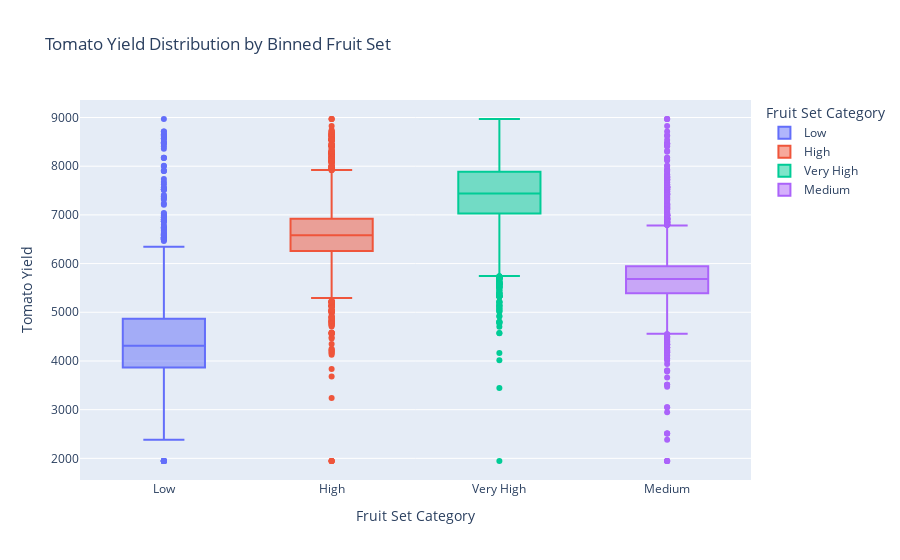

This figure's notebook cell:
### Code cell
df["fruit_set_binned"] = pd.qcut(df["fruit_set"], q=4, labels=["Low", "Medium", "High", "Very High"])

fig = px.box(
    df, 
    x="fruit_set_binned", 
    y="tomato_yield", 
    points="outliers",  # Only show outliers, no swarm-like effect
    title="Tomato Yield Distribution by Binned Fruit Set",
    labels={"fruit_set_binned": "Fruit Set Category", "tomato_yield": "Tomato Yield"},
    color="fruit_set_binned"
)
pio.renderers.default = "vscode"
fig.show()

### Figure 1 — Plotly figure (JSON) as saved in the notebook; plotly's stock layout.template omitted (floating-point values rounded to 4 significant figures; data arrays with more than 128 entries replaced by an {"elided": "..."} marker saying what was removed)
{"data": [{"alignmentgroup": "True", "boxpoints": "outliers", "hovertemplate": "Fruit Set Category=%{x}<br>Tomato Yield=%{y}<extra></extra>", "legendgroup": "Low", "marker": {"color": "#636efa"}, "name": "Low", "notched": false, "offsetgroup": "Low", "orientation": "v", "showlegend": true, "type": "box", "x": {"elided": "3839 str values"}, "x0": " ", "xaxis": "x", "y": {"elided": "3839 float values"}, "y0": " ", "yaxis": "y"}, {"alignmentgroup": "True", "boxpoints": "outliers", "hovertemplate": "Fruit Set Category=%{x}<br>Tomato Yield=%{y}<extra></extra>", "legendgroup": "High", "marker": {"color": "#EF553B"}, "name": "High", "notched": false, "offsetgroup": "High", "orientation": "v", "showlegend": true, "type": "box", "x": {"elided": "3821 str values"}, "x0": " ", "xaxis": "x", "y": {"elided": "3821 float values"}, "y0": " ", "yaxis": "y"}, {"alignmentgroup": "True", "boxpoints": "outliers", "hovertemplate": "Fruit Set Category=%{x}<br>Tomato Yield=%{y}<extra></extra>", "legendgroup": "Very High", "marker": {"color": "#00cc96"}, "name": "Very High", "notched": false, "offsetgroup": "Very High", "orientation": "v", "showlegend": true, "type": "box", "x": {"elided": "3821 str values"}, "x0": " ", "xaxis": "x", "y": {"elided": "3821 float values"}, "y0": " ", "yaxis": "y"}, {"alignmentgroup": "True", "boxpoints": "outliers", "hovertemplate": "Fruit Set Category=%{x}<br>Tomato Yield=%{y}<extra></extra>", "legendgroup": "Medium", "marker": {"color": "#ab63fa"}, "name": "Medium", "notched": false, "offsetgroup": "Medium", "orientation": "v", "showlegend": true, "type": "box", "x": {"elided": "3803 str values"}, "x0": " ", "xaxis": "x", "y": {"elided": "3803 float values"}, "y0": " ", "yaxis": "y"}], "layout": {"boxmode": "overlay", "legend": {"title": {"text": "Fruit Set Category"}, "tracegroupgap": 0}, "title": {"text": "Tomato Yield Distribution by Binned Fruit Set"}, "xaxis": {"anchor": "y", "categoryarray": ["Low", "High", "Very High", "Medium"], "categoryorder": "array", "domain": [0, 1], "title": {"text": "Fruit Set Category"}}, "yaxis": {"anchor": "x", "domain": [0, 1], "title": {"text": "Tomato Yield"}}}}
